Frame 1 (no input): blank canvas, image omitted
Frame 60 (the mouse pressed at the canvas centre just before this capture): blank canvas, image omitted
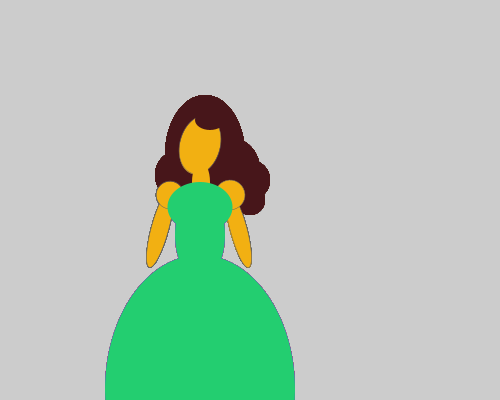
Frame 120 (the mouse held since frame 60 and released just before this capture)

The Processing sketch whose frames 1 and 60 were blank and that drew this single picture after the mouse press (run headless with seeded random() and noise(); from frame 60 on, the mouse is pressed at the canvas centre):

// Processing sketch: processing_37640
// ── processing_37640.pde

void setup() {
  size (500, 400);
  smooth();
  noStroke ();
}

void draw() {

  if (mousePressed==true) {
    princess (mouseX, mouseY, random (0, 255), random(0, 255), random(0, 255), 
    random (50, 90), random(20, 40), random(0, 60), 
    30, random (155, 255), random (134, 250));
  }
}

void princess(int x, int y, 
float dressred, float dressgreen, float dressblue, 
float hairred, float hairgreen, float hairblue, 
float skinr, float sking, float skinb) {

  fill(hairred, hairgreen, hairblue);
  ellipse (x-45, y-45, 80, 120);
  ellipse (x-70, y-25, 50, 50);
  ellipse (x-20, y-30, 60, 65);
  ellipse (x, y-20, 40, 40);
  ellipse (x, y, 30, 30);

  stroke (100);
  strokeWeight (.5);
  colorMode(HSB);
  fill(skinr, sking, skinb);
  pushMatrix();
  translate (x-50, y-55);
  rotate (-50);
  ellipse (0, 0, 40, 60);
  popMatrix();

  noStroke();
  colorMode(RGB);
  ellipse (x-49, y-18, 18, 40);

  fill(hairred, hairgreen, hairblue);
  ellipse (x-40, y-80, 30, 20);

  stroke (100);
  strokeWeight (.5);
  colorMode(HSB);
  fill( skinr, sking, skinb);
  pushMatrix();
  translate (x-80, y-5);
  rotate (-50);
  ellipse (-1, 35, 17, 80);
  ellipse (0, 0, 27, 27);
  popMatrix();

  stroke (100);
  strokeWeight (.5);
  ;
  fill(skinr, sking, skinb);
  pushMatrix();
  translate(x-20, y-5);
  rotate(50);
  ellipse (-1, 35, 17, 80);
  ellipse (0, 0, 30, 30);
  popMatrix();

  noStroke ();
  colorMode(RGB);
  fill(dressred, dressgreen, dressblue);
  ellipse (x-50, y+35, 50, 90);
  ellipse (x-50, y+7, 65, 50);
  ellipse (x-50, y+190, 190, 270);
}
